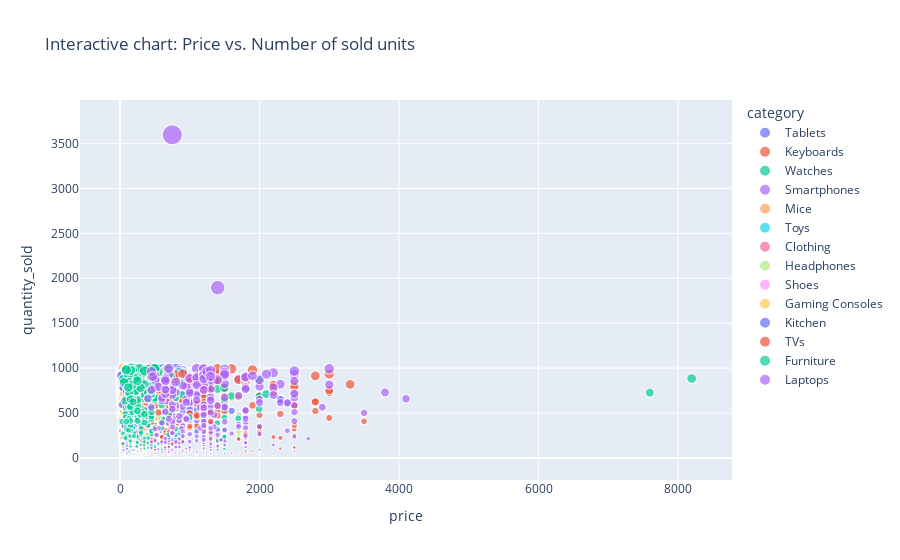

Write notebook code for a chart like this one.
### Markdown cell above
## 🌐APPENDIX 1: Interactive scatter plot with Plotly
This is an interactive version (Plotly) that allows the team to explore independently.

### Code cell
df_clean = df.dropna(subset=["num_of_ratings", "price", "quantity_sold"])
fig = px.scatter(
    df_clean,
    x="price",
    y="quantity_sold",
    color="category",
    size="num_of_ratings",
    hover_data=["product_name", "brand", "rating"],
    title="Interactive chart: Price vs. Number of sold units"
)
fig.show()

### Figure 1 — Plotly figure (JSON) as saved in the notebook; plotly's stock layout.template omitted (floating-point values rounded to 4 significant figures; data arrays with more than 128 entries replaced by an {"elided": "..."} marker saying what was removed)
{"data": [{"customdata": {"elided": "236x3 mixed values"}, "hovertemplate": "category=Tablets<br>price=%{x}<br>quantity_sold=%{y}<br>num_of_ratings=%{marker.size}<br>product_name=%{customdata[0]}<br>brand=%{customdata[1]}<br>rating=%{customdata[2]}<extra></extra>", "legendgroup": "Tablets", "marker": {"color": "#636efa", "size": {"elided": "236 float values"}, "sizemode": "area", "sizeref": 7.27, "symbol": "circle"}, "mode": "markers", "name": "Tablets", "showlegend": true, "type": "scattergl", "x": {"elided": "236 float values"}, "xaxis": "x", "y": {"elided": "236 float values"}, "yaxis": "y"}, {"customdata": {"elided": "195x3 mixed values"}, "hovertemplate": "category=Keyboards<br>price=%{x}<br>quantity_sold=%{y}<br>num_of_ratings=%{marker.size}<br>product_name=%{customdata[0]}<br>brand=%{customdata[1]}<br>rating=%{customdata[2]}<extra></extra>", "legendgroup": "Keyboards", "marker": {"color": "#EF553B", "size": {"elided": "195 float values"}, "sizemode": "area", "sizeref": 7.27, "symbol": "circle"}, "mode": "markers", "name": "Keyboards", "showlegend": true, "type": "scattergl", "x": {"elided": "195 float values"}, "xaxis": "x", "y": {"elided": "195 float values"}, "yaxis": "y"}, {"customdata": {"elided": "217x3 mixed values"}, "hovertemplate": "category=Watches<br>price=%{x}<br>quantity_sold=%{y}<br>num_of_ratings=%{marker.size}<br>product_name=%{customdata[0]}<br>brand=%{customdata[1]}<br>rating=%{customdata[2]}<extra></extra>", "legendgroup": "Watches", "marker": {"color": "#00cc96", "size": {"elided": "217 float values"}, "sizemode": "area", "sizeref": 7.27, "symbol": "circle"}, "mode": "markers", "name": "Watches", "showlegend": true, "type": "scattergl", "x": {"elided": "217 float values"}, "xaxis": "x", "y": {"elided": "217 float values"}, "yaxis": "y"}, {"customdata": {"elided": "236x3 mixed values"}, "hovertemplate": "category=Smartphones<br>price=%{x}<br>quantity_sold=%{y}<br>num_of_ratings=%{marker.size}<br>product_name=%{customdata[0]}<br>brand=%{customdata[1]}<br>rating=%{customdata[2]}<extra></extra>", "legendgroup": "Smartphones", "marker": {"color": "#ab63fa", "size": {"elided": "236 float values"}, "sizemode": "area", "sizeref": 7.27, "symbol": "circle"}, "mode": "markers", "name": "Smartphones", "showlegend": true, "type": "scattergl", "x": {"elided": "236 float values"}, "xaxis": "x", "y": {"elided": "236 float values"}, "yaxis": "y"}, {"customdata": {"elided": "207x3 mixed values"}, "hovertemplate": "category=Mice<br>price=%{x}<br>quantity_sold=%{y}<br>num_of_ratings=%{marker.size}<br>product_name=%{customdata[0]}<br>brand=%{customdata[1]}<br>rating=%{customdata[2]}<extra></extra>", "legendgroup": "Mice", "marker": {"color": "#FFA15A", "size": {"elided": "207 float values"}, "sizemode": "area", "sizeref": 7.27, "symbol": "circle"}, "mode": "markers", "name": "Mice", "showlegend": true, "type": "scattergl", "x": {"elided": "207 float values"}, "xaxis": "x", "y": {"elided": "207 float values"}, "yaxis": "y"}, {"customdata": {"elided": "204x3 mixed values"}, "hovertemplate": "category=Toys<br>price=%{x}<br>quantity_sold=%{y}<br>num_of_ratings=%{marker.size}<br>product_name=%{customdata[0]}<br>brand=%{customdata[1]}<br>rating=%{customdata[2]}<extra></extra>", "legendgroup": "Toys", "marker": {"color": "#19d3f3", "size": {"elided": "204 float values"}, "sizemode": "area", "sizeref": 7.27, "symbol": "circle"}, "mode": "markers", "name": "Toys", "showlegend": true, "type": "scattergl", "x": {"elided": "204 float values"}, "xaxis": "x", "y": {"elided": "204 float values"}, "yaxis": "y"}, {"customdata": {"elided": "236x3 mixed values"}, "hovertemplate": "category=Clothing<br>price=%{x}<br>quantity_sold=%{y}<br>num_of_ratings=%{marker.size}<br>product_name=%{customdata[0]}<br>brand=%{customdata[1]}<br>rating=%{customdata[2]}<extra></extra>", "legendgroup": "Clothing", "marker": {"color": "#FF6692", "size": {"elided": "236 float values"}, "sizemode": "area", "sizeref": 7.27, "symbol": "circle"}, "mode": "markers", "name": "Clothing", "showlegend": true, "type": "scattergl", "x": {"elided": "236 float values"}, "xaxis": "x", "y": {"elided": "236 float values"}, "yaxis": "y"}, {"customdata": {"elided": "218x3 mixed values"}, "hovertemplate": "category=Headphones<br>price=%{x}<br>quantity_sold=%{y}<br>num_of_ratings=%{marker.size}<br>product_name=%{customdata[0]}<br>brand=%{customdata[1]}<br>rating=%{customdata[2]}<extra></extra>", "legendgroup": "Headphones", "marker": {"color": "#B6E880", "size": {"elided": "218 float values"}, "sizemode": "area", "sizeref": 7.27, "symbol": "circle"}, "mode": "markers", "name": "Headphones", "showlegend": true, "type": "scattergl", "x": {"elided": "218 float values"}, "xaxis": "x", "y": {"elided": "218 float values"}, "yaxis": "y"}, {"customdata": {"elided": "234x3 mixed values"}, "hovertemplate": "category=Shoes<br>price=%{x}<br>quantity_sold=%{y}<br>num_of_ratings=%{marker.size}<br>product_name=%{customdata[0]}<br>brand=%{customdata[1]}<br>rating=%{customdata[2]}<extra></extra>", "legendgroup": "Shoes", "marker": {"color": "#FF97FF", "size": {"elided": "234 float values"}, "sizemode": "area", "sizeref": 7.27, "symbol": "circle"}, "mode": "markers", "name": "Shoes", "showlegend": true, "type": "scattergl", "x": {"elided": "234 float values"}, "xaxis": "x", "y": {"elided": "234 float values"}, "yaxis": "y"}, {"customdata": {"elided": "202x3 mixed values"}, "hovertemplate": "category=Gaming Consoles<br>price=%{x}<br>quantity_sold=%{y}<br>num_of_ratings=%{marker.size}<br>product_name=%{customdata[0]}<br>brand=%{customdata[1]}<br>rating=%{customdata[2]}<extra></extra>", "legendgroup": "Gaming Consoles", "marker": {"color": "#FECB52", "size": {"elided": "202 float values"}, "sizemode": "area", "sizeref": 7.27, "symbol": "circle"}, "mode": "markers", "name": "Gaming Consoles", "showlegend": true, "type": "scattergl", "x": {"elided": "202 float values"}, "xaxis": "x", "y": {"elided": "202 float values"}, "yaxis": "y"}, {"customdata": {"elided": "206x3 mixed values"}, "hovertemplate": "category=Kitchen<br>price=%{x}<br>quantity_sold=%{y}<br>num_of_ratings=%{marker.size}<br>product_name=%{customdata[0]}<br>brand=%{customdata[1]}<br>rating=%{customdata[2]}<extra></extra>", "legendgroup": "Kitchen", "marker": {"color": "#636efa", "size": {"elided": "206 float values"}, "sizemode": "area", "sizeref": 7.27, "symbol": "circle"}, "mode": "markers", "name": "Kitchen", "showlegend": true, "type": "scattergl", "x": {"elided": "206 float values"}, "xaxis": "x", "y": {"elided": "206 float values"}, "yaxis": "y"}, {"customdata": {"elided": "235x3 mixed values"}, "hovertemplate": "category=TVs<br>price=%{x}<br>quantity_sold=%{y}<br>num_of_ratings=%{marker.size}<br>product_name=%{customdata[0]}<br>brand=%{customdata[1]}<br>rating=%{customdata[2]}<extra></extra>", "legendgroup": "TVs", "marker": {"color": "#EF553B", "size": {"elided": "235 float values"}, "sizemode": "area", "sizeref": 7.27, "symbol": "circle"}, "mode": "markers", "name": "TVs", "showlegend": true, "type": "scattergl", "x": {"elided": "235 float values"}, "xaxis": "x", "y": {"elided": "235 float values"}, "yaxis": "y"}, {"customdata": {"elided": "202x3 mixed values"}, "hovertemplate": "category=Furniture<br>price=%{x}<br>quantity_sold=%{y}<br>num_of_ratings=%{marker.size}<br>product_name=%{customdata[0]}<br>brand=%{customdata[1]}<br>rating=%{customdata[2]}<extra></extra>", "legendgroup": "Furniture", "marker": {"color": "#00cc96", "size": {"elided": "202 float values"}, "sizemode": "area", "sizeref": 7.27, "symbol": "circle"}, "mode": "markers", "name": "Furniture", "showlegend": true, "type": "scattergl", "x": {"elided": "202 float values"}, "xaxis": "x", "y": {"elided": "202 float values"}, "yaxis": "y"}, {"customdata": {"elided": "239x3 mixed values"}, "hovertemplate": "category=Laptops<br>price=%{x}<br>quantity_sold=%{y}<br>num_of_ratings=%{marker.size}<br>product_name=%{customdata[0]}<br>brand=%{customdata[1]}<br>rating=%{customdata[2]}<extra></extra>", "legendgroup": "Laptops", "marker": {"color": "#ab63fa", "size": {"elided": "239 float values"}, "sizemode": "area", "sizeref": 7.27, "symbol": "circle"}, "mode": "markers", "name": "Laptops", "showlegend": true, "type": "scattergl", "x": {"elided": "239 float values"}, "xaxis": "x", "y": {"elided": "239 float values"}, "yaxis": "y"}], "layout": {"legend": {"itemsizing": "constant", "title": {"text": "category"}, "tracegroupgap": 0}, "title": {"text": "Interactive chart: Price vs. Number of sold units"}, "xaxis": {"anchor": "y", "domain": [0, 1], "title": {"text": "price"}}, "yaxis": {"anchor": "x", "domain": [0, 1], "title": {"text": "quantity_sold"}}}}
